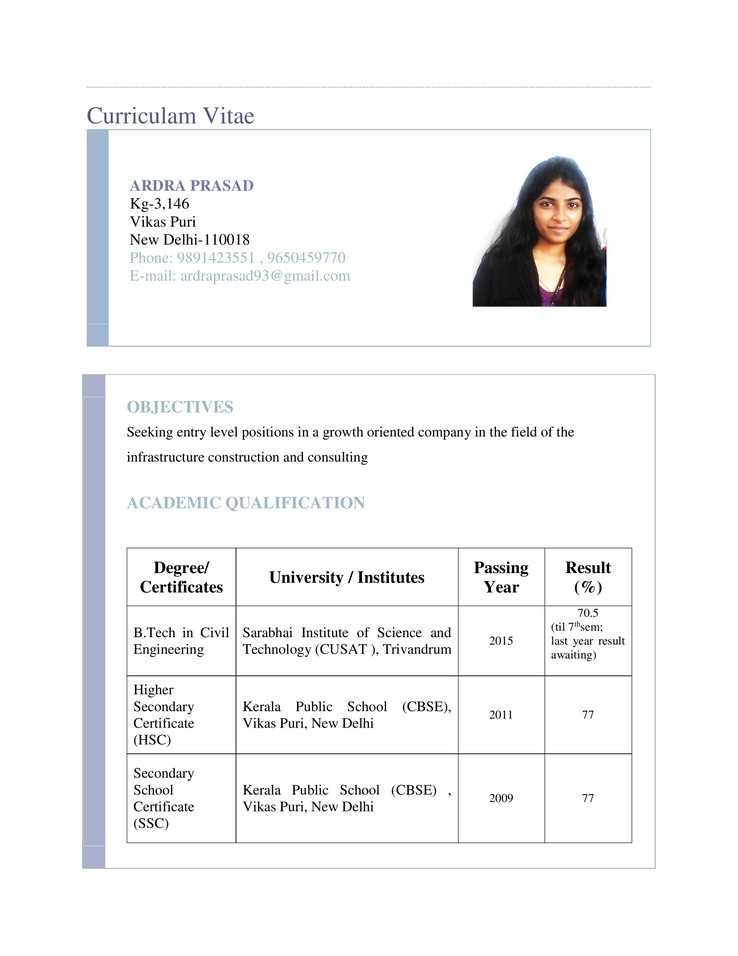
#> input picture Page_1.jpg, 738 x 956 px, shrunk from 2975 x 3850 before the run
$ python crop.py
#> lines starting #> are read from the running program, lines starting #| are printed output that depends on the picture; after the words box and inside, x2 and y2 are one past the last pixel; in counts of white or black regions, pixels touching at a corner belong together
### Marked.py
import cv2
import numpy as np
from PIL import Image
import matplotlib.pyplot as plt
import pytesseract


# Load image, grayscale, Gaussian blur, Otsu's threshold
image = cv2.imread('Page_1.jpg')
#> image is the input picture: shape (956, 738, 3); mean B, G, R 244.7, 244.1, 244
gray = cv2.cvtColor(image, cv2.COLOR_BGR2GRAY)
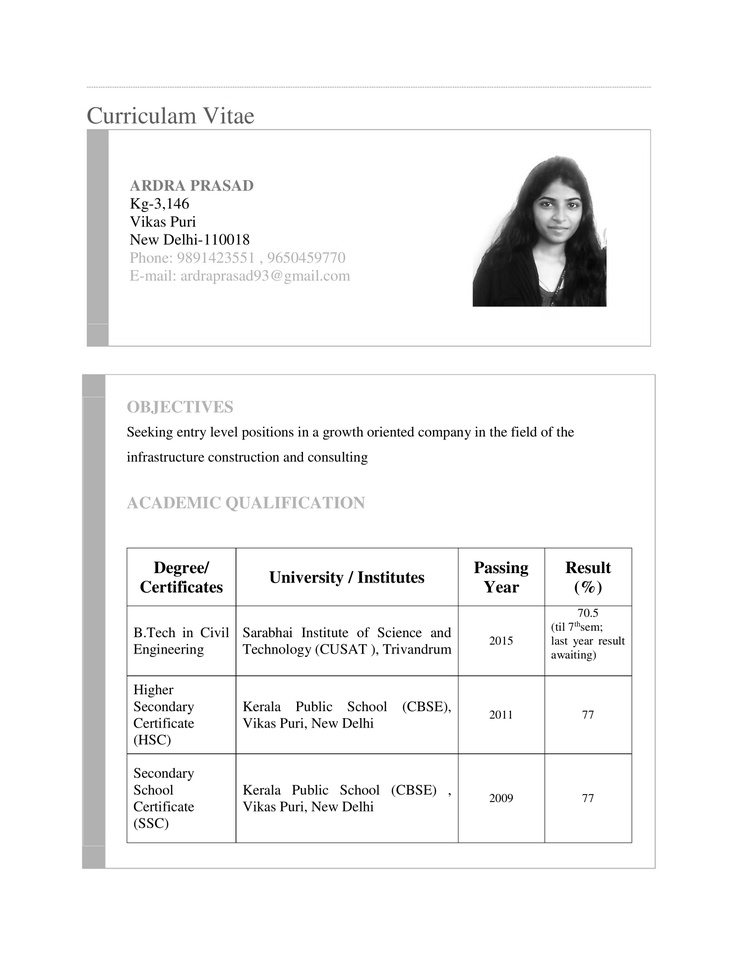
#> gray: shape (956, 738); min 0, max 255, mean 244.2
blur = cv2.GaussianBlur(gray, (7,7), 0)
thresh = cv2.threshold(blur, 0, 255, cv2.THRESH_BINARY_INV + cv2.THRESH_OTSU)[1]
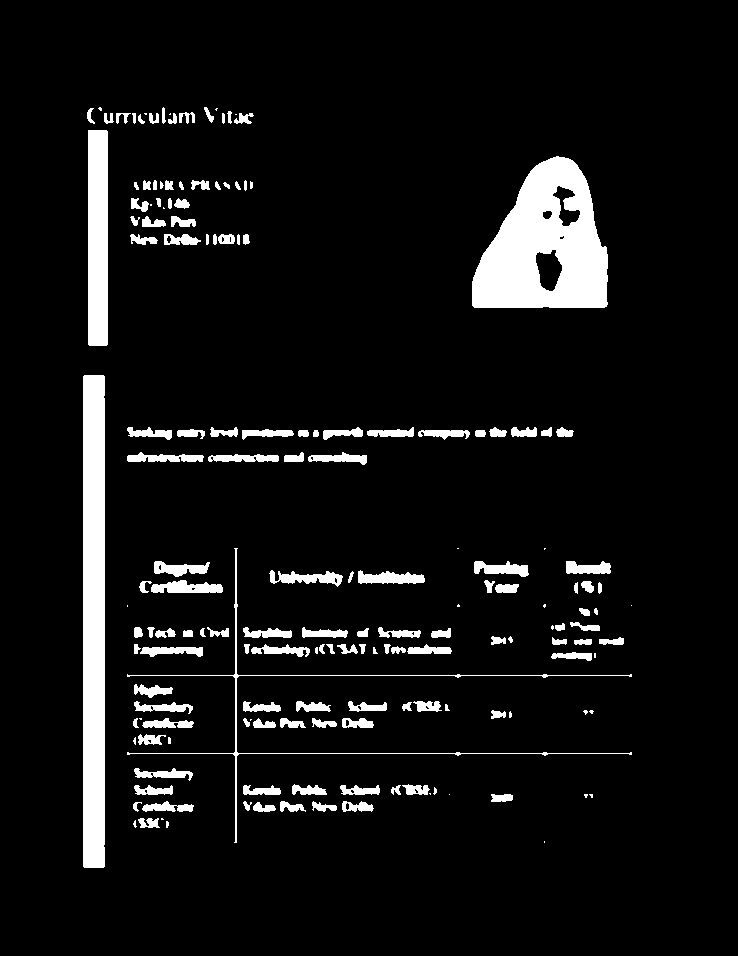
#> thresh: shape (956, 738); 7.4% white; 172 white regions (31 under 20 px), largest, box (x1, y1, x2, y2) and area: (472, 156, 608, 308) 13507, (83, 375, 105, 868) 10838, (88, 130, 108, 346) 4317

# Create rectangular structuring element and dilate
kernel = cv2.getStructuringElement(cv2.MORPH_RECT, (5,5))
dilate = cv2.dilate(thresh, kernel, iterations=5)
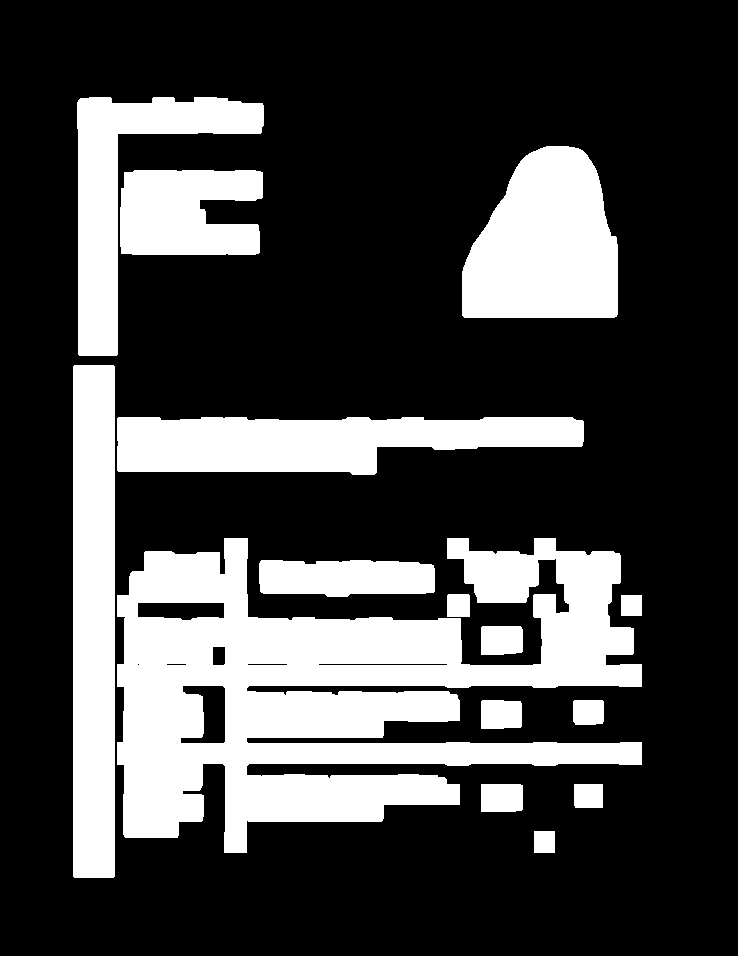
#> dilate: shape (956, 738); 26.6% white; 15 white regions

# Find contours and draw rectangle
cnts = cv2.findContours(dilate, cv2.RETR_EXTERNAL, cv2.CHAIN_APPROX_SIMPLE)
#> cnts = 15 contours; largest, box (x1, y1, x2, y2) and area: (117, 538, 642, 853) 88174, (73, 365, 115, 878) 20990, (462, 146, 618, 318) 20682, (117, 417, 584, 475) 19508, (77, 97, 264, 356) 14758
cnts = cnts[0] if len(cnts) == 2 else cnts[1]


line_items_coordinates = []

for c in cnts:
    x,y,w,h = cv2.boundingRect(c)
    cv2.rectangle(image, (x, y), (x + w, y + h), (36,255,12), 2)
    #Here i ve to append each coordinate but the think is.. I can't Append 2 things a the same time
    #So may be it ll be better to crop it directly from here.

    #Here i ll take each crop of the boxe and i ll put in a list
    crop = image[y:y + h, x:x + w]
    #line_items_coordinates.append(crop)

    ret, thresh1 = cv2.threshold(crop, 120, 255, cv2.THRESH_BINARY)
#> (the run stopped early here; a loop or call above may not have finished)

$ run again, with Page_2.jpg copied over Page_1.jpg
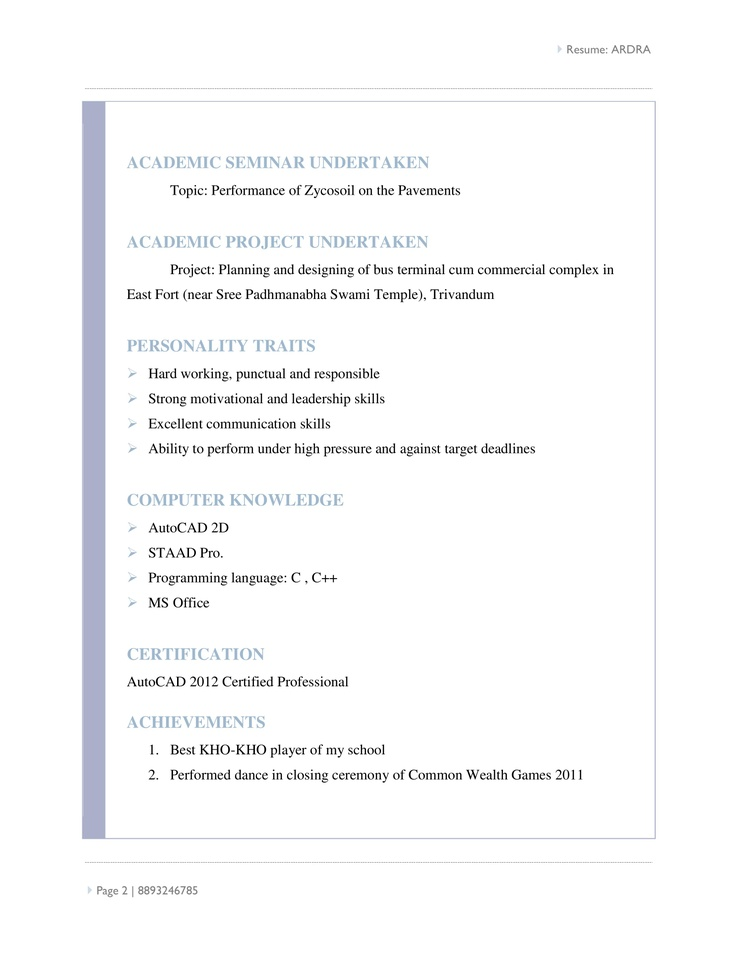
#> input picture Page_2.jpg, 738 x 956 px, shrunk from 2975 x 3850 before the run
#> image is the input picture: shape (956, 738, 3); mean B, G, R 249.5, 248.8, 248.4
#> `thresh = cv2.threshold(blur, 0, 255, cv2.THRESH_BINARY_INV + cv2.THRES..`:
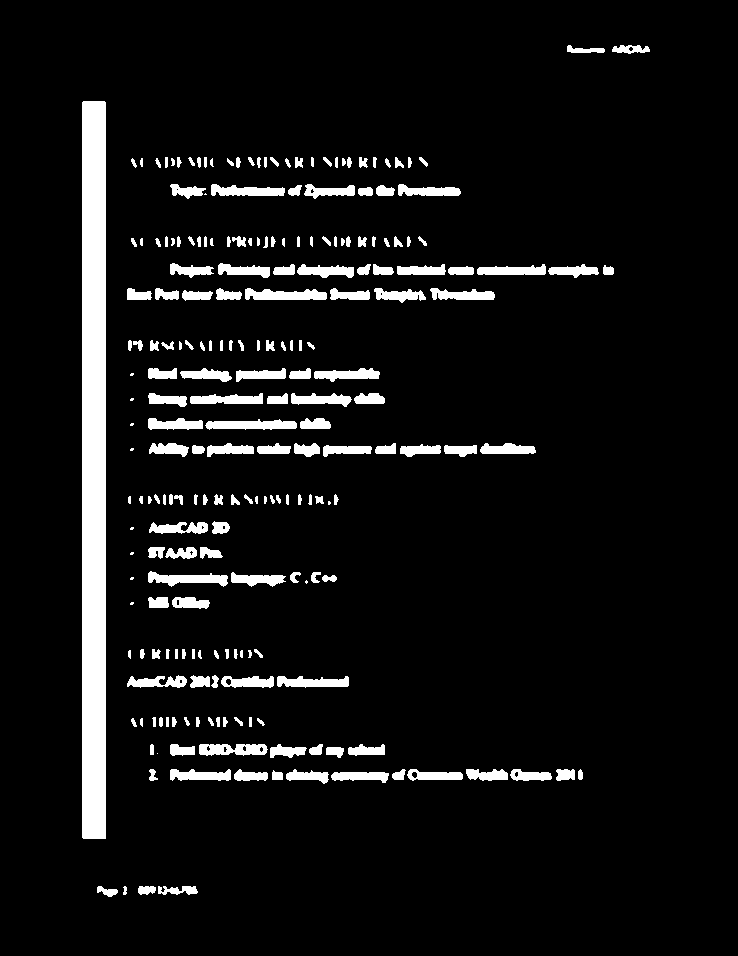
#> thresh: shape (956, 738); 7.1% white; 228 white regions (12 under 20 px), largest, box (x1, y1, x2, y2) and area: (82, 101, 106, 839) 17709, (245, 288, 327, 300) 734, (205, 419, 297, 430) 733
#> dilate: shape (956, 738); 26.7% white; 9 white regions
#> cnts = 9 contours; largest, box (x1, y1, x2, y2) and area: (118, 330, 546, 467) 37630, (117, 226, 624, 313) 32550, (72, 91, 116, 849) 32550, (121, 707, 593, 794) 24278, (118, 484, 349, 619) 21408

$ run again, with Page_3.jpg copied over Page_1.jpg
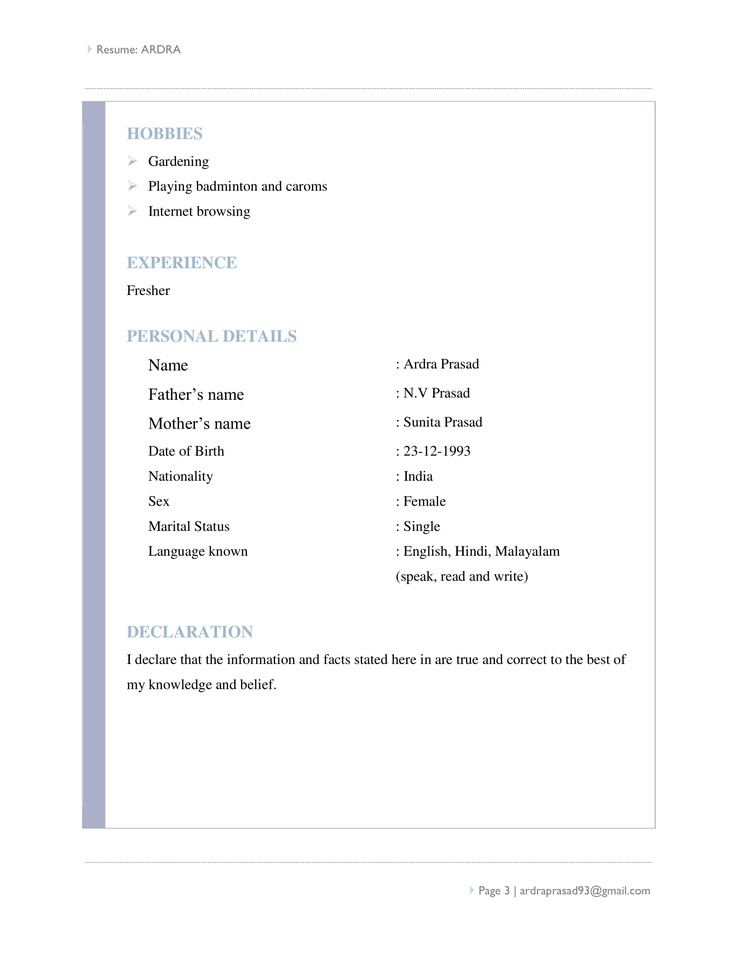
#> input picture Page_3.jpg, 738 x 956 px, shrunk from 2975 x 3850 before the run
#> image is the input picture: shape (956, 738, 3); mean B, G, R 250.9, 250.2, 250
#> `thresh = cv2.threshold(blur, 0, 255, cv2.THRESH_BINARY_INV + cv2.THRES..`:
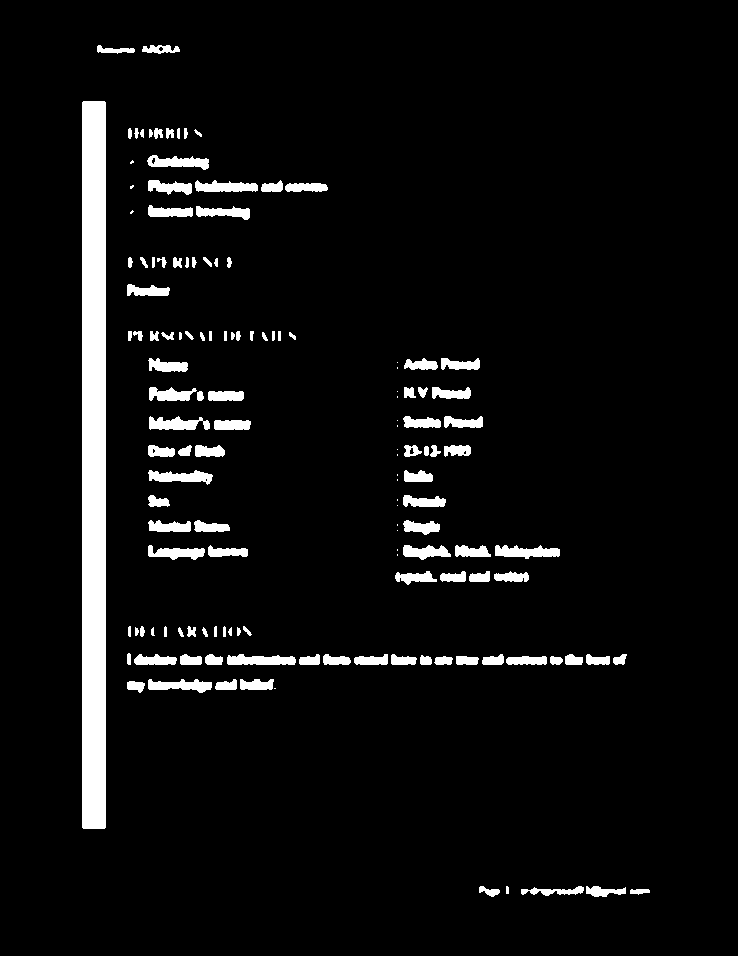
#> thresh: shape (956, 738); 5.6% white; 142 white regions (20 under 20 px), largest, box (x1, y1, x2, y2) and area: (82, 101, 106, 829) 17468, (495, 545, 560, 559) 601, (227, 654, 296, 665) 589
#> dilate: shape (956, 738); 19.6% white; 8 white regions
#> cnts = 8 contours; box (x1, y1, x2, y2) and area: (72, 91, 116, 839) 32119, (118, 321, 306, 570) 25669, (385, 348, 570, 595) 25244, (117, 616, 637, 703) 23464, (118, 118, 338, 230) 14768, (117, 247, 242, 306) 5400, (469, 876, 660, 907) 5218, (87, 35, 190, 64) 2708
